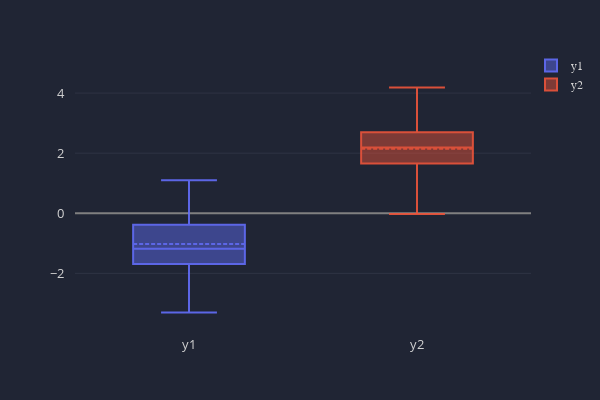

This figure's notebook cell:
### Markdown cell above
## Box plot

### Code cell
import numpy as np
np.random.seed(1)

arr1 = np.random.randn(50) - 1
ser1 = pd.Series(arr1, name='y1')

arr2 = np.random.randn(50) + 2
ser2 = pd.Series(arr2, name='y2')

layout = chart_styles(height=400, width=600)
traces = box_plot(y=[ser1, ser2])
display_chart(traces=traces, layout=layout)

### Figure 1 — Plotly figure (JSON) as saved in the notebook; plotly's stock layout.template omitted (floating-point values rounded to 4 significant figures)
{"data": [{"boxmean": true, "boxpoints": false, "jitter": 0.3, "name": "y1", "opacity": 0.9, "pointpos": -1.5, "type": "box", "y": [0.6243, -1.612, -1.528, -2.073, -0.1346, -3.302, 0.7448, -1.761, -0.681, -1.249, 0.4621, -3.06, -1.322, -1.384, 0.1338, -2.1, -1.172, -1.878, -0.9578, -0.4172, -2.101, 0.1447, -0.09841, -0.4975, -0.09914, -1.684, -1.123, -1.936, -1.268, -0.4696, -1.692, -1.397, -1.687, -1.845, -1.671, -1.013, -2.117, -0.7656, 0.6598, -0.258, -1.192, -1.888, -1.747, 0.6925, -0.9492, -1.637, -0.8091, 1.1, -0.8798, -0.3828]}, {"boxmean": true, "boxpoints": false, "jitter": 0.3, "name": "y2", "opacity": 0.9, "pointpos": -1.5, "type": "box", "y": [2.3, 1.648, 0.8575, 1.651, 1.791, 2.587, 2.839, 2.931, 2.286, 2.885, 1.246, 3.253, 2.513, 1.702, 2.489, 1.924, 3.132, 3.52, 4.186, 0.6035, 0.5559, 1.496, 2.16, 2.876, 2.316, -0.0222, 1.694, 2.828, 2.23, 2.762, 1.778, 1.799, 2.187, 2.41, 2.198, 2.119, 1.329, 2.378, 2.122, 3.129, 3.199, 2.185, 1.625, 1.361, 2.423, 2.077, 1.656, 2.044, 1.38, 2.698]}], "layout": {"autosize": true, "height": 400, "legend": {"bordercolor": "#202534", "borderwidth": 0, "font": {"color": "lightgrey", "family": "sans-serif", "size": 12}, "itemclick": "toggle", "itemdoubleclick": "toggleothers", "orientation": "v", "traceorder": "normal", "valign": "middle", "x": 1, "xanchor": "left", "y": 1, "yanchor": "middle"}, "margin": {"b": 75, "l": 75, "pad": 10, "r": 50, "t": 75}, "paper_bgcolor": "#202534", "plot_bgcolor": "#202534", "showlegend": true, "title": {"font": {"color": "lightgrey", "family": "sans-serif", "size": 24}, "text": "", "x": 0.5}, "width": 600, "xaxis": {"autorange": true, "color": "lightgrey", "dtick": 1, "gridcolor": "#3d4152", "gridwidth": 0.5, "separatethousands": true, "showgrid": false, "showline": false, "showticklabels": true, "tickangle": 0, "tickfont": {"color": "lightgrey", "size": 13}, "tickformat": "", "tickmode": "auto", "ticks": "", "title": {"font": {"color": "lightgrey", "family": "sans-serif", "size": 18}, "text": ""}, "type": "-", "zeroline": false, "zerolinecolor": "grey"}, "yaxis": {"autorange": true, "color": "lightgrey", "dtick": 1, "gridcolor": "#3d4152", "gridwidth": 0.5, "separatethousands": true, "showgrid": true, "showline": false, "showticklabels": true, "tickangle": 0, "tickfont": {"color": "lightgrey", "size": 13}, "tickformat": "", "tickmode": "auto", "ticks": "", "title": {"font": {"color": "lightgrey", "family": "sans-serif", "size": 18}, "text": ""}, "type": "-", "zeroline": true, "zerolinecolor": "grey"}}}
